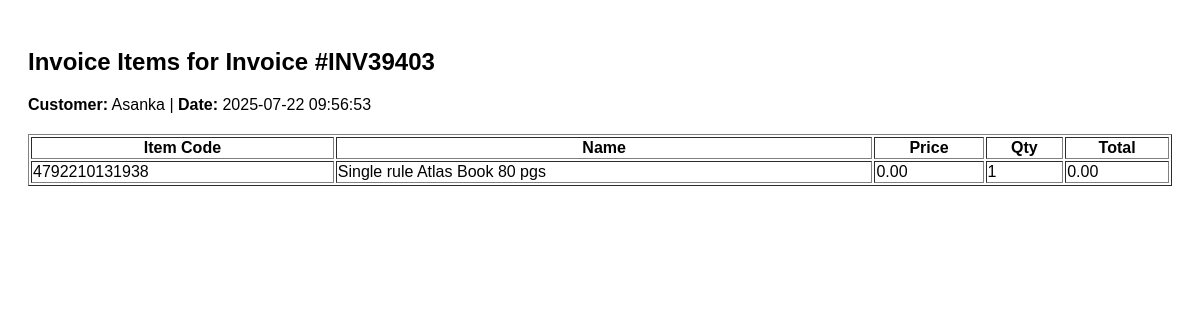
The page /invoice-items.php?id=43 on the database its author committed.
### tables this page shows
CREATE TABLE IF NOT EXISTS `invoices` (
  `id` int NOT NULL AUTO_INCREMENT,
  `invoice_number` varchar(50) NOT NULL,
  `customer_name` varchar(255) DEFAULT NULL,
  `customer_address` text,
  `customer_phone` varchar(20) DEFAULT NULL,
  `total_amount` decimal(10,2) DEFAULT NULL,
  `created_at` timestamp NULL DEFAULT CURRENT_TIMESTAMP,
  PRIMARY KEY (`id`),
  UNIQUE KEY `invoice_number` (`invoice_number`)
);

CREATE TABLE IF NOT EXISTS `invoice_items` (
  `id` int NOT NULL AUTO_INCREMENT,
  `invoice_id` int NOT NULL,
  `item_code` varchar(100) DEFAULT NULL,
  `item_name` varchar(255) DEFAULT NULL,
  `price` decimal(10,2) DEFAULT NULL,
  `qty` int DEFAULT NULL,
  `total` decimal(10,2) DEFAULT NULL,
  PRIMARY KEY (`id`),
  KEY `invoice_id` (`invoice_id`)
);

### invoice-items.php (the view, shortened to what this page needs)
<?php
include 'db.php';
$invoice_id = (int)$_GET['id'];
$invoice_result = $conn->query("SELECT * FROM invoices WHERE id = $invoice_id");
$invoice = $invoice_result->fetch_assoc();
$item_result = $conn->query("SELECT * FROM invoice_items WHERE invoice_id = $invoice_id");
?>
<!DOCTYPE html>
<html>
<head>
    <link rel="stylesheet" href="style.css">
</head>
<body>
    <h2>Invoice Items for Invoice #<?php echo $invoice['invoice_number']; ?></h2>
    <p><strong>Customer:</strong> <?php echo $invoice['customer_name']; ?> | <strong>Date:</strong> <?php echo $invoice['created_at']; ?></p>
    <table border="1">
        <thead>
            <tr>
                <th>Item Code</th>
                <th>Name</th>
                <th>Price</th>
                <th>Qty</th>
                <th>Total</th>
            </tr>
        </thead>
        <tbody>
            <?php while ($item = $item_result->fetch_assoc()): ?>
                <tr>
                    <td><?php echo $item['item_code']; ?></td>
                    <td><?php echo $item['item_name']; ?></td>
                    <td><?php echo $item['price']; ?></td>
                    <td><?php echo $item['qty']; ?></td>
                    <td><?php echo $item['total']; ?></td>
                </tr>
            <?php endwhile; ?>
        </tbody>
    </table>
</body>
</html>

### style.css (style rules this page uses)
body { font-family: Arial, sans-serif; padding: 20px; }
table { width: 100%; margin-top: 20px; }

### rows shown on the page
invoices: invoice_number "INV39403", customer_name "Asanka", created_at "2025-07-22 09:56:53"
invoice_items: item_code "4792210131938", item_name "Single rule Atlas Book 80 pgs", price "0.00", qty "1", total "0.00"
